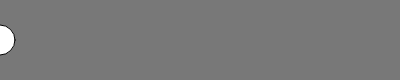
Frame 1 (no input)
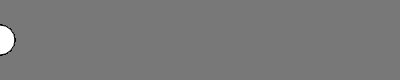
Frame 60 (no input)
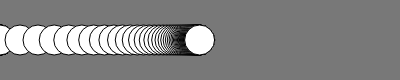
Frame 120 (the mouse pressed at the canvas centre since frame 60)

The p5.js sketch that drew these frames (run headless with seeded random() and noise() and a simulated clock; from frame 60 on, the mouse is pressed at the canvas centre):

// p5.js sketch
// ── sketch.js
var x = 0;

//esta variable define la velocidad con la que x se aproxima a Objetivo X
var suavizado = 0.1;

function setup() {
  createCanvas(400, 80);
  background(120);
}

//suavizado
//cambia el número de pasos para llegar de un lugar a otro

//cuenta con dos valores: valor actual (por donde se inicia y ha pasado la línea) y valor objetivo (a donde ha llegado)

//bajarle (0.1) al suavizado aumenta los pasos = más puntos
//= más retraso

//subir (04) hace que la línea se vea más fragmentada


function draw() {
  
  //objetivoX es a dónde se dirige el mouse
  var objetivoX = mouseX;
  
  //la posición de la elipse 
  //no entiendo bien la operación inicial
  // - x == se resta para que la elipse pueda moverse en ambas direcciones
  //*suavizado == EL SUAVIZADO SÓLO SE APLICA CUANDO SE MULTIPLICA POR LOS VALORES DE X
  x = x + (objetivoX - x) * suavizado;
  ellipse(x,40,30,30);
  
  //Esta función de print muestra cuánto le falta a la variable x para llegar a objetivoX. 
  //Cuando se mueve el ratón los números se alejan
  //Cuando se deja de mover el valor de x = objetivo X
  print(objetivoX + " : " + x);
}
